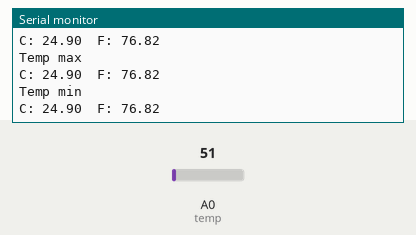
The sketch below on a simulated Arduino Uno, built with avr-gcc and run on an emulated ATmega328P. Shown: the last lines printed to the serial monitor. The inputs (shaded band) are chosen by the test bench; at power-on: A0 (temp) = 51.

Above: at 5.8 s.
5.9 s: A0 (temp) set to 61
At 10.9 s:
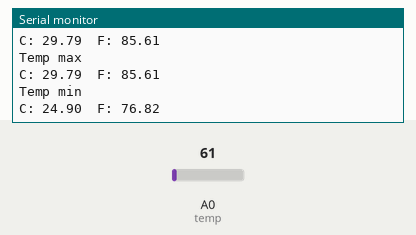
11.9 s: A0 (temp) set to 71
At 15.5 s:
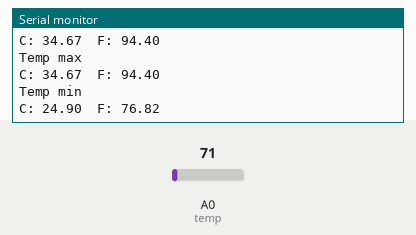
Timing chart, 0 to 17.0 s (numbered marks = the images above; inputs shaded):
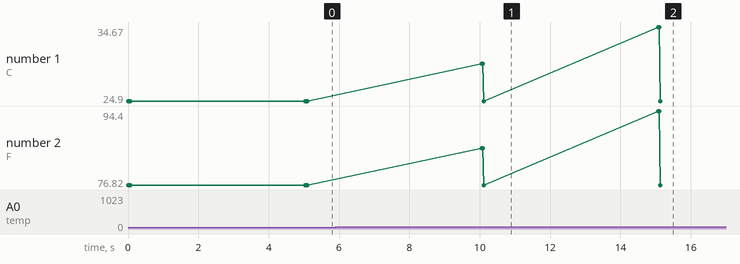

Measured:
- after the input at 5.9 s, the serial monitor: prints a new line after 4.2 s (image 1)
- after the input at 11.9 s, the serial monitor: prints a new line after 3.2 s (image 2)

The sketch:

Sensor_temperatura.ino
```cpp
int temp = 0;  //Pin analógico A0 donde conectaremos el pin de datos del sensor LM35
float maxC = 0, minC = 100, maxF = 0, minF = 500;  //Variables para ir comprobando maximos y minimos

void setup()
{
  Serial.begin(9600);  //Iniciamos comunicación serie con el Arduino para ver los resultados del sensor
  //a través de la consola serie del IDE de Arduino
}

void loop()
{
  float gradosC, gradosF;  //Declaramos estas variables tipo float para guardar los valores de lectura

  gradosC = (5.0 * analogRead(temp) * 100.0) / 1024;  //Esta es la funcion con la que obtenemos la medida del sensor
  // en ºC

  gradosF = (gradosC * 1.8) + 32;  //Multiplicando los ºC por 1.8 y luego sumando 32 obtenemos grados Fahrenheit

  //Mostramos mensaje con valores actuales de temperatura, asi como maximos y minimos de cada uno de ellos
  Serial.print("Temp actual\n");
  Serial.print("C: ");
  Serial.print(gradosC);
  Serial.print("\tF: ");
  Serial.print(gradosF);
  //Comprobacion de maximos y minimos de temperatura
  if (maxC < gradosC)
    maxC = gradosC;
  if (gradosC < minC)
    minC = gradosC;
  if (maxF < gradosF)
    maxF = gradosF;
  if (gradosF < minF)
    minF = gradosF;
  Serial.print("\nTemp max\n");
  Serial.print("C: ");
  Serial.print(maxC);
  Serial.print("\tF: ");
  Serial.print(maxF);
  Serial.print("\nTemp min\n");
  Serial.print("C: ");
  Serial.print(minC);
  Serial.print("\tF: ");
  Serial.print(minF);
  Serial.print("\n\n");
  delay(5000);  //Usamos un retardo de 2 segundos entre lectura y lectura
}
```
